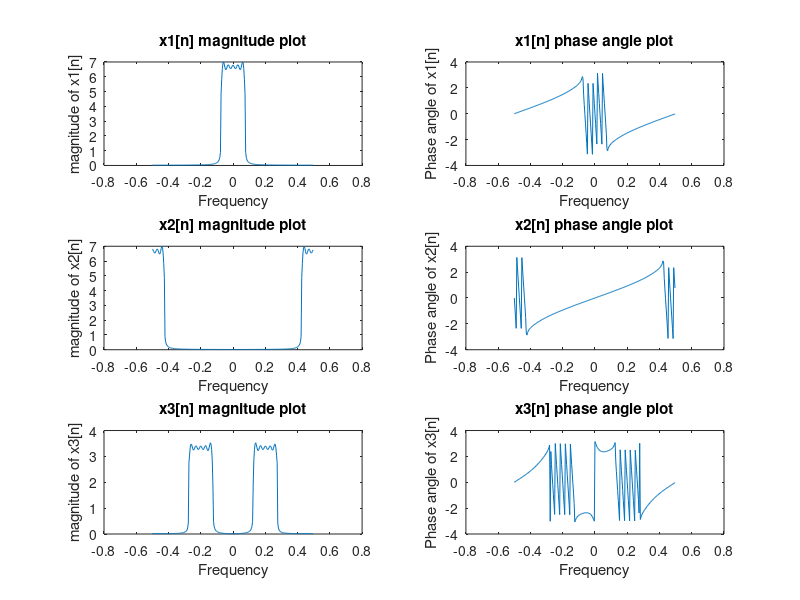
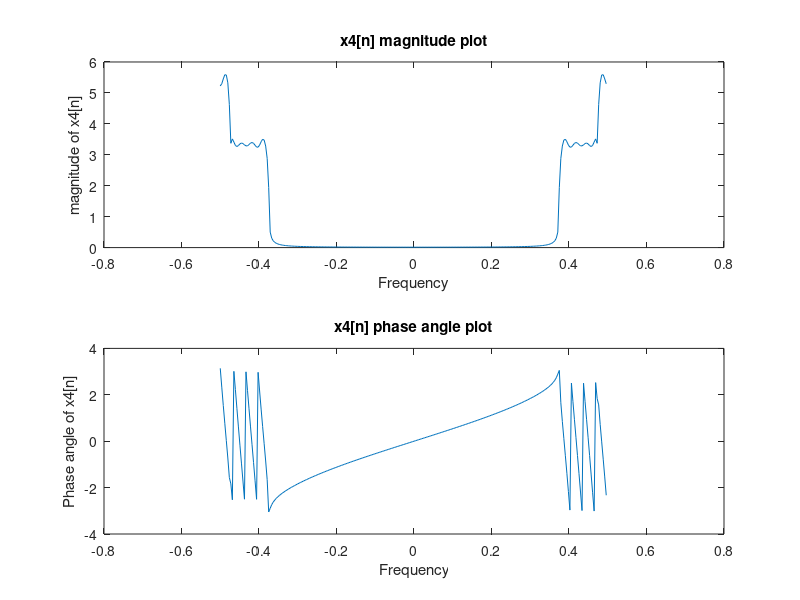

Reproduce these figures in MATLAB, in order.
%EE 341 Lab 3 Assignment 2
%May 2 2017
%Name: Jeremy Liem 

clearvars;
close all;

%define variable
f1 = 0.15;
n=0:255;

%part a
x1 = sinc(f1.*(n-32));
x1_shift_mag = abs(fftshift(fft(x1)));
x1_shift_angle = angle(fftshift(fft(x1)));

%part b
x2 = sinc(f1.*(n-32)).*(-1).^n;
x2_shift_mag = abs(fftshift(fft(x2)));
x2_shift_angle = angle(fftshift(fft(x2)));

%part c
f2=0.2;
x3 = sinc(f1.*(n-32)).*(cos(2*pi*f2*n));
x3_shift_mag = abs(fftshift(fft(x3)));
x3_shift_angle = angle(fftshift(fft(x3)));

%part d
f3=0.45;
x4 = sinc(f1.*(n-32)).*(cos(2*pi*f3*n));
x4_shift_mag = abs(fftshift(fft(x4)));
x4_shift_angle = angle(fftshift(fft(x4)));

%create w
N1=length(n);
w_period = 1/N1;
w = (-N1/2:(N1/2)-1)*w_period;

%Plot each in a 3x2 subplot. The magnitude and phase plot are plotted
%beside each other.
figure;
subplot(3,2,1);
plot(w,x1_shift_mag);
xlabel('Frequency');
ylabel('magnitude of x1[n]');
title('x1[n] magnitude plot');
subplot(3,2,2);
plot(w,x1_shift_angle);
xlabel('Frequency');
ylabel('Phase angle of x1[n]');
title('x1[n] phase angle plot');
subplot(3,2,3);
plot(w,x2_shift_mag);
xlabel('Frequency');
ylabel('magnitude of x2[n]');
title('x2[n] magnitude plot');
subplot(3,2,4);
plot(w,x2_shift_angle);
xlabel('Frequency');
ylabel('Phase angle of x2[n]');
title('x2[n] phase angle plot');
subplot(3,2,5);
plot(w,x3_shift_mag);
xlabel('Frequency');
ylabel('magnitude of x3[n]');
title('x3[n] magnitude plot');
subplot(3,2,6);
plot(w,x3_shift_angle);
xlabel('Frequency');
ylabel('Phase angle of x3[n]');
title('x3[n] phase angle plot');

%Plot D for Report Purposes.
figure(2);
subplot(2,1,1);
plot(w,x4_shift_mag);
xlabel('Frequency');
ylabel('magnitude of x4[n]');
title('x4[n] magnitude plot');
subplot(2,1,2);
plot(w,x4_shift_angle);
xlabel('Frequency');
ylabel('Phase angle of x4[n]');
title('x4[n] phase angle plot');
